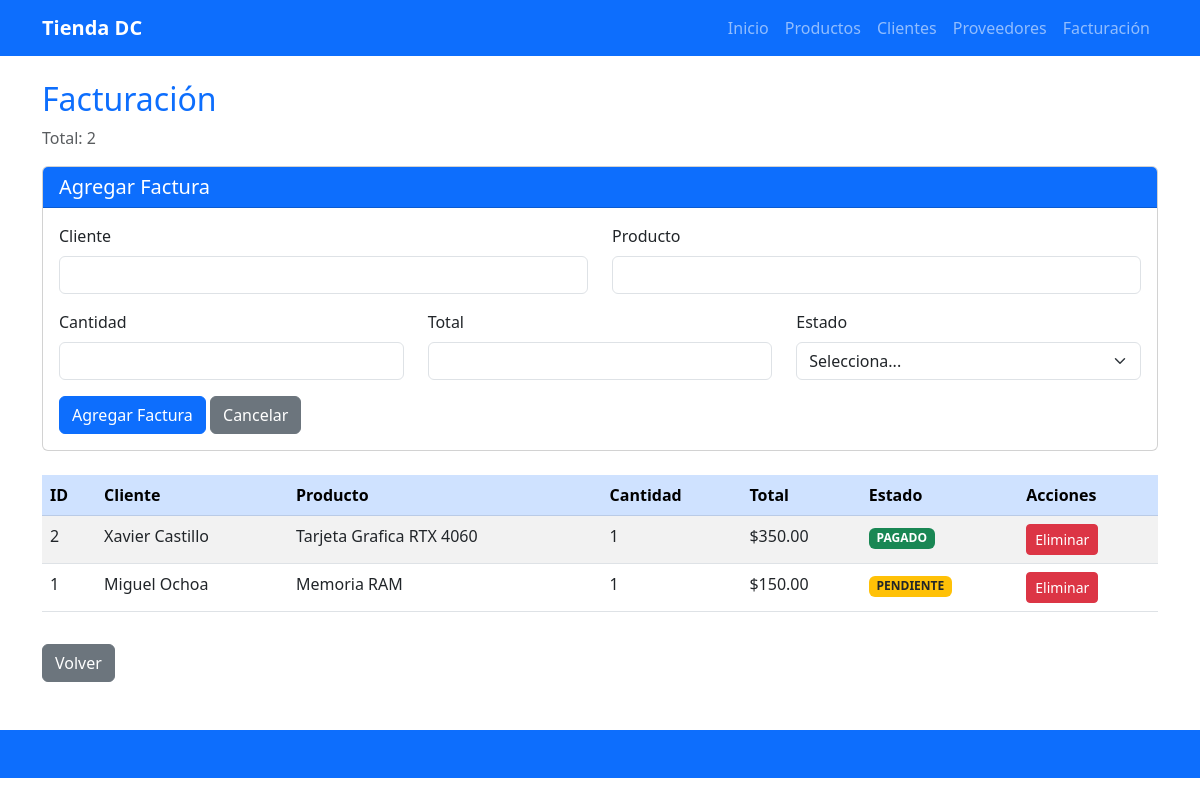
/facturacion, run on the app's committed database.
### tables this page shows
CREATE TABLE facturas (
            id INTEGER PRIMARY KEY AUTOINCREMENT,
            cliente TEXT NOT NULL,
            producto TEXT NOT NULL,
            cantidad INTEGER NOT NULL,
            total REAL NOT NULL,
            estado TEXT NOT NULL
        );

### app.py (the view, shortened to what this page needs)
@app.route('/facturacion', methods=['GET', 'POST'])
def facturacion():
    form = FacturacionForm()
    conn = get_db()
    cursor = conn.cursor()
    cursor.execute('SELECT * FROM facturas ORDER BY id DESC')
    lista_facturas = cursor.fetchall()
    conn.close()
    return render_template('facturacion.html', lista_facturas=lista_facturas, form=form)

### forms/facturacion_form.py
class FacturacionForm(FlaskForm):
    cliente = StringField(
        'Cliente',
        validators=[DataRequired(message='El cliente es obligatorio'), Length(min=3, max=100, message='El nombre debe tener entre 3 y 100 caracteres')]
    )
    producto = StringField(
        'Producto',
        validators=[DataRequired(message='El producto es obligatorio'), Length(min=3, max=100, message='El producto debe tener entre 3 y 100 caracteres')]
    )
    cantidad = IntegerField(
        'Cantidad',
        validators=[DataRequired(message='La cantidad es obligatoria'), NumberRange(min=1, message='La cantidad debe ser mayor a 0')]
    )
    total = FloatField(
        'Total',
        validators=[DataRequired(message='El total es obligatorio'), NumberRange(min=0.01, message='El total debe ser mayor a 0')]
    )
    estado = SelectField(
        'Estado',
        choices=[
            ('', 'Selecciona...'),
            ('Pagado', 'Pagado'),
            ('Pendiente', 'Pendiente'),
            ('Cancelado', 'Cancelado')
        ],
        validators=[DataRequired(message='Selecciona un estado')]
    )
    submit = SubmitField('Agregar Factura')

### app.py (called while the page is built)
def get_db():
    conn = sqlite3.connect(DATABASE)
    conn.row_factory = sqlite3.Row
    return conn

### templates/facturacion.html (shortened to what this page needs)
{% extends "base.html" %}
{% block content %}
<h2 class="text-primary">Facturación</h2>
<p class="text-muted">Total: {{ lista_facturas|length }}</p>
<div class="card mb-4">
    <div class="card-header bg-primary text-white">
        <h5 class="mb-0">Agregar Factura</h5>
    </div>
    <div class="card-body">
        <form method="POST" action="{{ url_for('facturacion') }}">
            <div class="row">
                <div class="col-md-6 mb-3">
                    {{ form.cliente.label(class="form-label") }}
                    {{ form.cliente(class="form-control" + (" is-invalid" if form.cliente.errors else "")) }}
                </div>
                <div class="col-md-6 mb-3">
                    {{ form.producto.label(class="form-label") }}
                    {{ form.producto(class="form-control" + (" is-invalid" if form.producto.errors else "")) }}
                </div>
                <div class="col-md-4 mb-3">
                    {{ form.cantidad.label(class="form-label") }}
                    {{ form.cantidad(class="form-control" + (" is-invalid" if form.cantidad.errors else "")) }}
                </div>
                <div class="col-md-4 mb-3">
                    {{ form.total.label(class="form-label") }}
                    {{ form.total(class="form-control" + (" is-invalid" if form.total.errors else "")) }}
                </div>
                <div class="col-md-4 mb-3">
                    {{ form.estado.label(class="form-label") }}
                    {{ form.estado(class="form-select" + (" is-invalid" if form.estado.errors else "")) }}
                </div>
                <div class="col-12">
                    {{ form.submit(class="btn btn-primary") }}
                    <a href="{{ url_for('facturacion') }}" class="btn btn-secondary">Cancelar</a>
                </div>
            </div>
        </form>
    </div>
</div>
<div class="table-responsive">
    <table class="table table-striped table-hover">
        <thead class="table-primary">
            <tr>
                <th>ID</th>
                <th>Cliente</th>
                <th>Producto</th>
                <th>Cantidad</th>
                <th>Total</th>
                <th>Estado</th>
                <th>Acciones</th>
            </tr>
        </thead>
        <tbody>
            {% for factura in lista_facturas %}
            <tr>
                <td>{{ factura.id }}</td>
                <td>{{ factura.cliente }}</td>
                <td>{{ factura.producto }}</td>
                <td>{{ factura.cantidad }}</td>
                <td>${{ "%.2f"|format(factura.total) }}</td>
                <td>
                    {% if factura.estado == 'Pagado' %}
                        <span class="badge bg-success">{{ factura.estado|upper }}</span>
                    {% elif factura.estado == 'Pendiente' %}
                        <span class="badge bg-warning text-dark">{{ factura.estado|upper }}</span>
                    {% else %}
                        <span class="badge bg-danger">{{ factura.estado|upper }}</span>
                    {% endif %}
                </td>
                <td>
                    <a href="{{ url_for('eliminar_factura', id=factura.id) }}" class="btn btn-danger btn-sm" onclick="return confirm('¿Eliminar esta factura?')">Eliminar</a>
                </td>
            </tr>
            {% else %}
            <tr>
                <td colspan="7" class="text-center text-muted">No hay facturas registradas</td>
            </tr>
            {% endfor %}
        </tbody>
    </table>
</div>
<div class="mt-3">
    <a href="{{ url_for('index') }}" class="btn btn-secondary">Volver</a>
</div>
{% endblock %}

### static/css/style.css (style rules this page uses)
.card { transition:transform 0.2s }

### data on the page
facturas: id "2", cliente "Xavier Castillo", producto "Tarjeta Grafica RTX 4060", cantidad "1", total "350.00", estado "PAGADO"
facturas: id "1", cliente "Miguel Ochoa", producto "Memoria RAM", cantidad "1", total "150.00", estado "PENDIENTE"

### other printed values
{{ lista_facturas|length }} "2"
